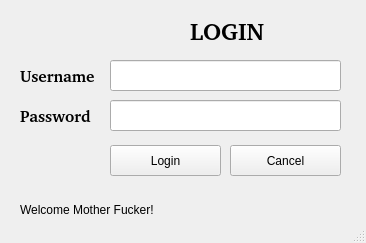
<?xml version="1.0" encoding="UTF-8"?>
<ui version="4.0">
 <class>MainWindow</class>
 <widget class="QMainWindow" name="MainWindow">
  <property name="geometry">
   <rect>
    <x>0</x>
    <y>0</y>
    <width>366</width>
    <height>243</height>
   </rect>
  </property>
  <property name="windowTitle">
   <string>MainWindow</string>
  </property>
  <property name="windowIcon">
   <iconset>
    <normaloff>Images/we.ico</normaloff>Images/we.ico</iconset>
  </property>
  <widget class="QWidget" name="centralwidget">
   <widget class="QLabel" name="lblogin">
    <property name="geometry">
     <rect>
      <x>190</x>
      <y>10</y>
      <width>81</width>
      <height>41</height>
     </rect>
    </property>
    <property name="font">
     <font>
      <family>Bitstream Charter</family>
      <pointsize>18</pointsize>
      <weight>75</weight>
      <bold>true</bold>
     </font>
    </property>
    <property name="text">
     <string>LOGIN</string>
    </property>
   </widget>
   <widget class="QLabel" name="lbluser">
    <property name="geometry">
     <rect>
      <x>20</x>
      <y>60</y>
      <width>91</width>
      <height>31</height>
     </rect>
    </property>
    <property name="font">
     <font>
      <family>Bitstream Charter</family>
      <pointsize>12</pointsize>
      <weight>75</weight>
      <bold>true</bold>
     </font>
    </property>
    <property name="text">
     <string>Username</string>
    </property>
   </widget>
   <widget class="QLabel" name="lblpassword">
    <property name="geometry">
     <rect>
      <x>20</x>
      <y>100</y>
      <width>91</width>
      <height>31</height>
     </rect>
    </property>
    <property name="font">
     <font>
      <family>Bitstream Charter</family>
      <pointsize>12</pointsize>
      <weight>75</weight>
      <bold>true</bold>
     </font>
    </property>
    <property name="text">
     <string>Password</string>
    </property>
   </widget>
   <widget class="QPushButton" name="pblogin">
    <property name="geometry">
     <rect>
      <x>110</x>
      <y>145</y>
      <width>111</width>
      <height>31</height>
     </rect>
    </property>
    <property name="text">
     <string>Login</string>
    </property>
   </widget>
   <widget class="QLineEdit" name="edituser">
    <property name="geometry">
     <rect>
      <x>110</x>
      <y>60</y>
      <width>231</width>
      <height>31</height>
     </rect>
    </property>
    <property name="inputMask">
     <string/>
    </property>
    <property name="text">
     <string/>
    </property>
   </widget>
   <widget class="QLineEdit" name="editpass">
    <property name="geometry">
     <rect>
      <x>110</x>
      <y>100</y>
      <width>231</width>
      <height>31</height>
     </rect>
    </property>
    <property name="inputMask">
     <string/>
    </property>
    <property name="echoMode">
     <enum>QLineEdit::Password</enum>
    </property>
   </widget>
   <widget class="QPushButton" name="pbcancel">
    <property name="geometry">
     <rect>
      <x>230</x>
      <y>145</y>
      <width>111</width>
      <height>31</height>
     </rect>
    </property>
    <property name="text">
     <string>Cancel</string>
    </property>
   </widget>
   <widget class="QLabel" name="lblnote">
    <property name="geometry">
     <rect>
      <x>20</x>
      <y>200</y>
      <width>321</width>
      <height>20</height>
     </rect>
    </property>
    <property name="text">
     <string>Welcome Mother Fucker!</string>
    </property>
   </widget>
  </widget>
  <widget class="QStatusBar" name="statusbar"/>
 </widget>
 <resources/>
 <connections/>
</ui>
